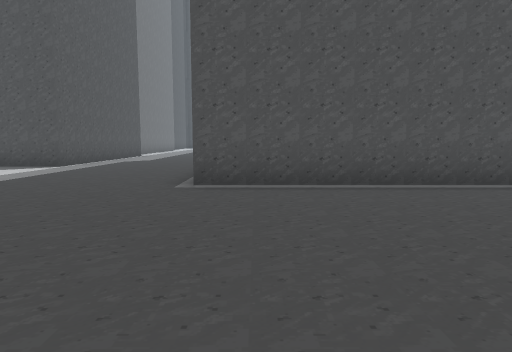
view 1 (above)

24 first-person views from a walk through a Unity game level. The camera is 1.4 m above the floor, tilts 6° down and sees 75° across. The floor is counted in squares, 2 m on a side. Each view is taken from the middle of a square. On the plan, view 1 faces up. The plan holds only what a view shows up to about 10 squares ahead; the rest is blank. The place goes on beyond the plan. The player is left out. Some surface patterns are stand-ins.

view 2
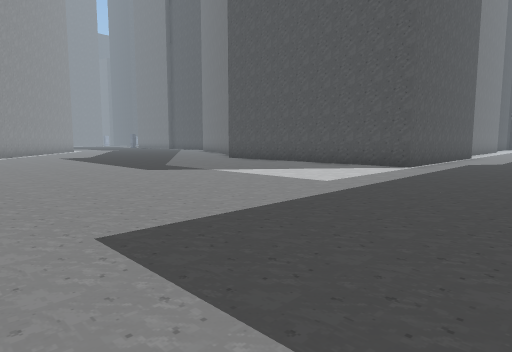

view 3
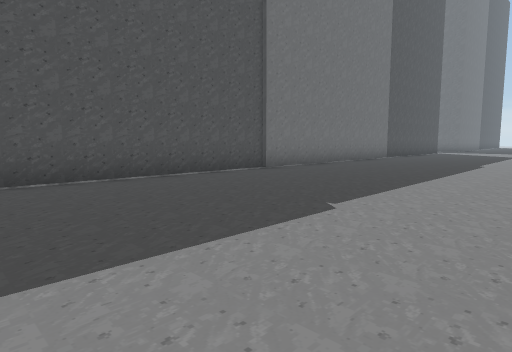

view 4
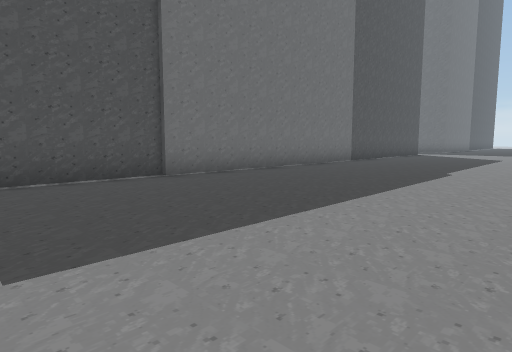

view 5
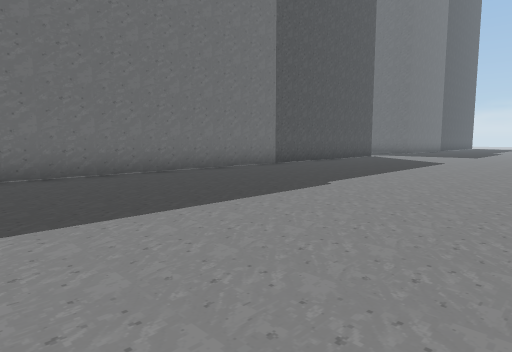

view 6
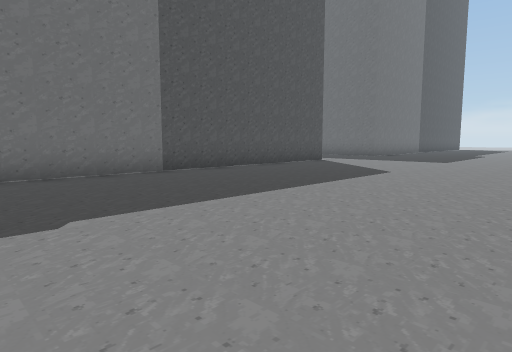

view 7
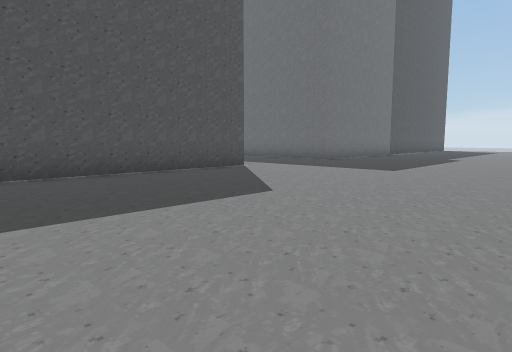

view 8
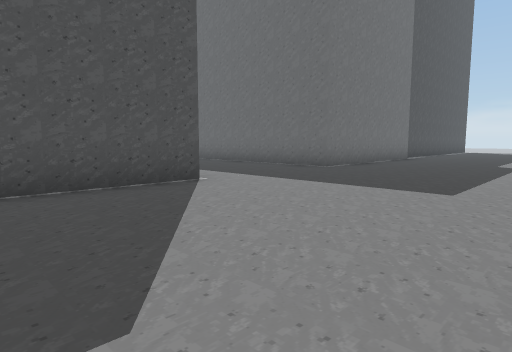

view 9
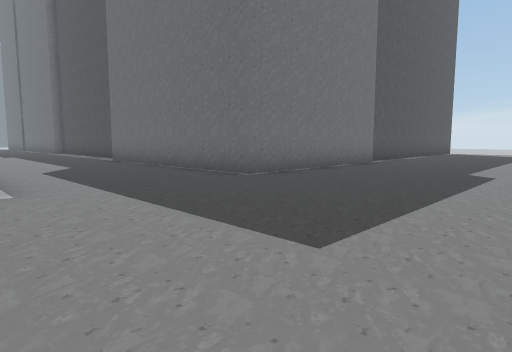

view 10
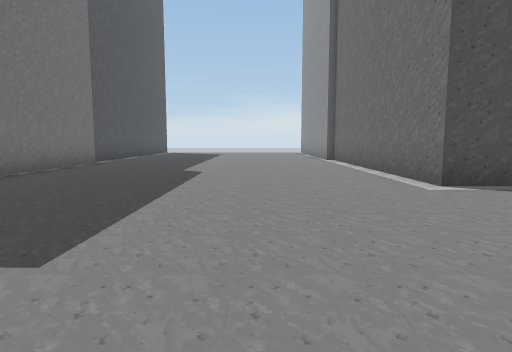

view 11
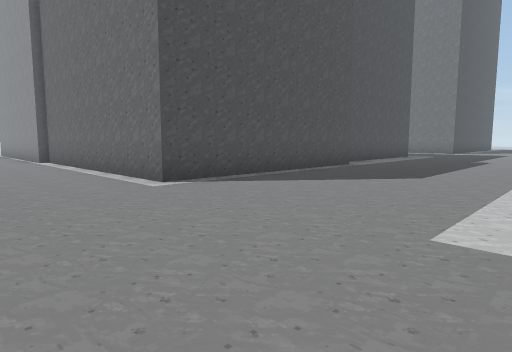

view 12
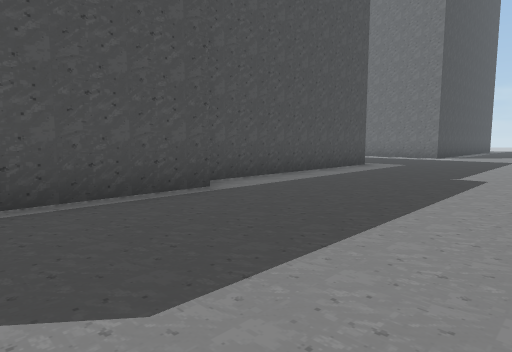

view 13
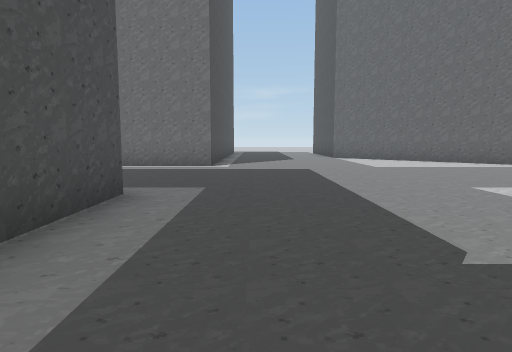

view 14
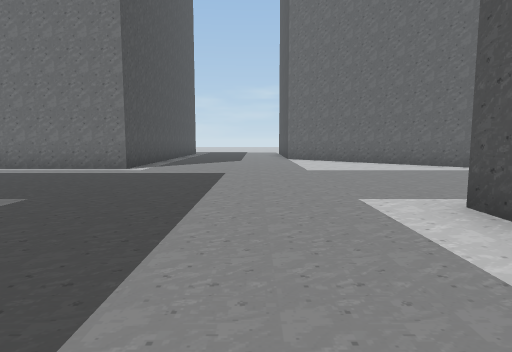

view 15
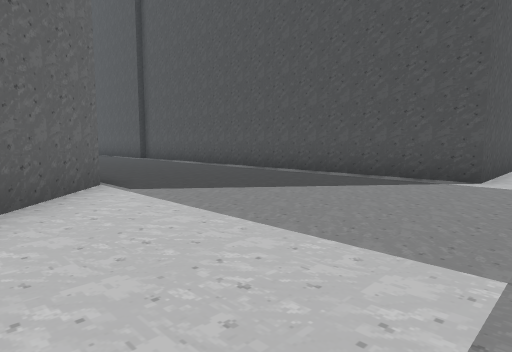

view 16
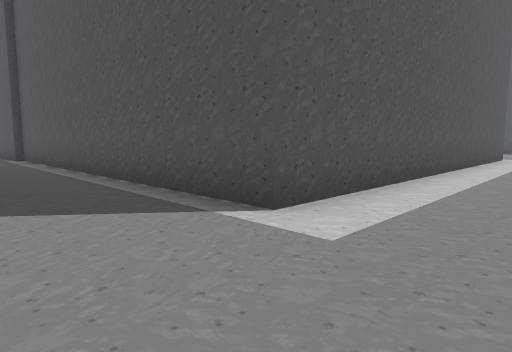

view 17
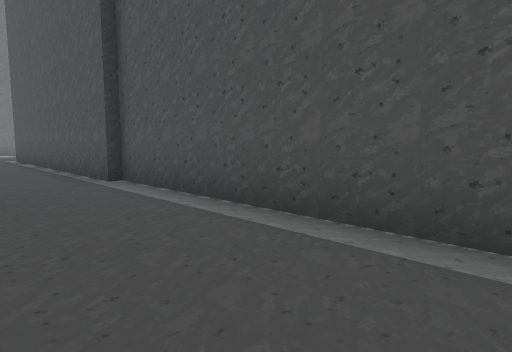

view 18
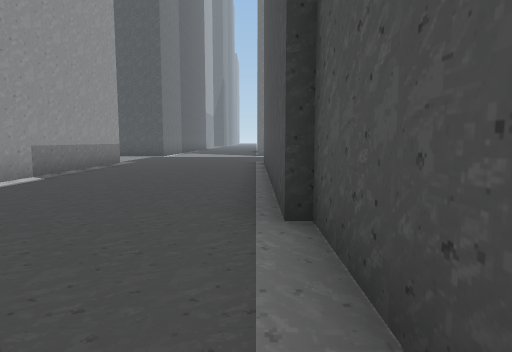

view 19
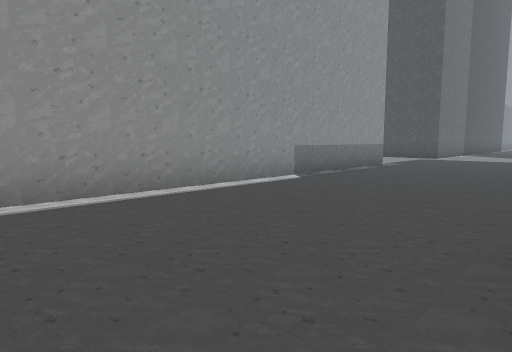

view 20
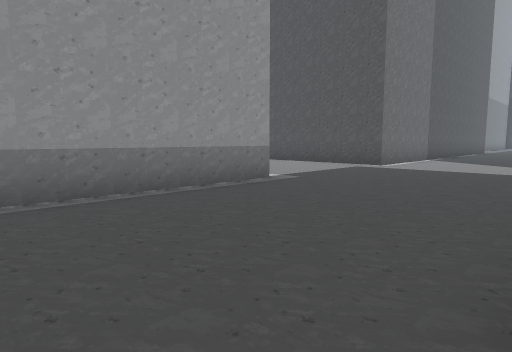

view 21
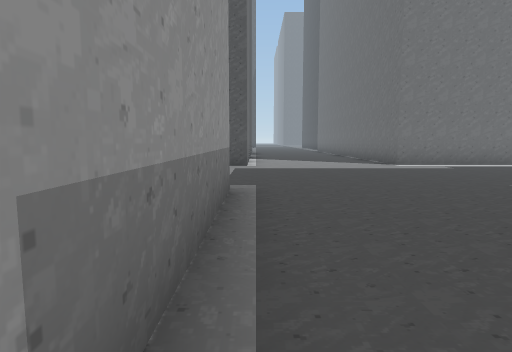

view 22
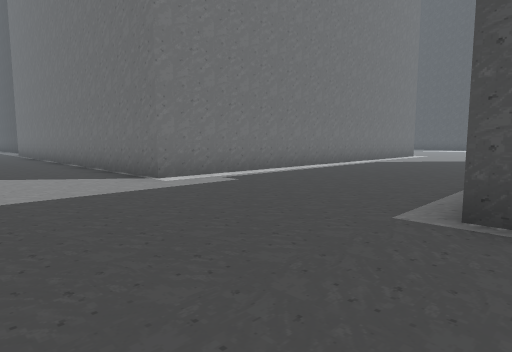

view 23
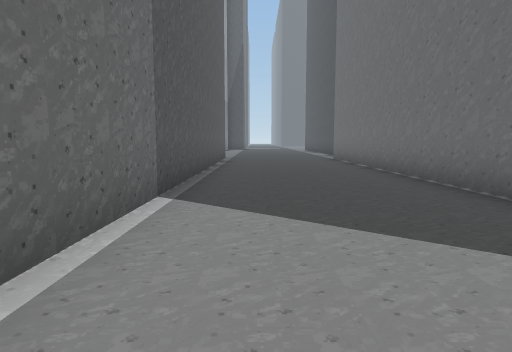

view 24
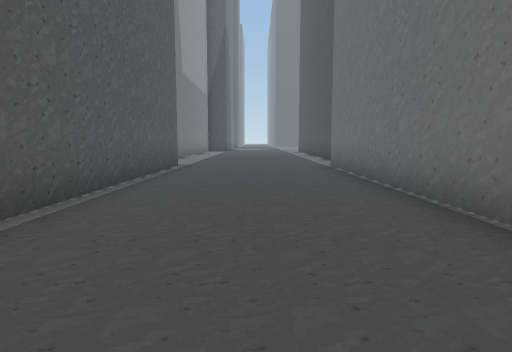

### Floor plan
Points are (right, up) in squares from view 1. A wall is a line through its corners. A room is listed if a view was taken in it or the views show most of it. See-through windows are left out.
Room 1 (views 1, 2, 3, 4, 5, 6, 7, 8, 9, 10, 11, 12, 13, 14, 15, 16, 17, 18, 19, 20, 21, 22, 23, 24)
walls: (-5.7, -10.5) (-5.7, -15.9) (-18.5, -15.9); (7.3, -15.9) (-0.7, -15.9); (18.8, -6) (18.8, -15.5) (7.1, -15.5); (19.8, 5.1) (-1, 5.1); (-5.4, 10.9) (-5.4, 9.1) (-7.1, 9.1); (-0.7, -20.4) (8.5, -20.4); (14.4, -19.9) (16.7, -22.1); (24.1, -9.2) (24.1, -2.9) (29.5, -2.9); (-6, -20.4) (-5.4, -20.4) (-5.4, -20.9); (24.8, -15.5) (24.8, -9.5); (29.1, 5.1) (23.9, 5.1) (23.9, 9.4); (24.1, -22.1) (24.1, -20.4) (27.5, -20.4); (-18.6, -20.4) (-6.5, -20.4)

Positions as (right, up) in squares from view 1, and headings:
1: (0, 0), facing up
2: (-2, 0), facing up-left
3: (-1, -1), facing up-right
4: (2, -1), facing up-right
5: (5, -2), facing up-right
6: (9, -2), facing up-right
7: (13, -2), facing up-right
8: (16, 0), facing up-right
9: (19, 0), facing up-right
10: (19, 0), facing right
11: (19, 0), facing down-right
12: (20, -6), facing down-right
13: (23, -11), facing down
14: (21, -12), facing down
15: (20, -22), facing up-left
16: (21, -18), facing up-left
17: (13, -18), facing up-left
18: (10, -16), facing left
19: (9, -16), facing down-left
20: (4, -16), facing down-left
21: (4, -20), facing left
22: (0, -19), facing up-left
23: (-5, -19), facing left
24: (-9, -18), facing left
